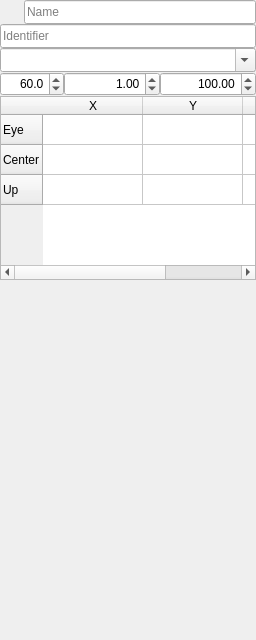
<?xml version="1.0" encoding="UTF-8"?>
<ui version="4.0">
 <class>nCameraEditor</class>
 <widget class="QWidget" name="nCameraEditor">
  <property name="enabled">
   <bool>true</bool>
  </property>
  <property name="geometry">
   <rect>
    <x>0</x>
    <y>0</y>
    <width>256</width>
    <height>640</height>
   </rect>
  </property>
  <property name="minimumSize">
   <size>
    <width>256</width>
    <height>512</height>
   </size>
  </property>
  <property name="maximumSize">
   <size>
    <width>256</width>
    <height>16777215</height>
   </size>
  </property>
  <property name="windowTitle">
   <string>Camera editor</string>
  </property>
  <property name="windowIcon">
   <iconset resource="../../../Images/Branon.qrc">
    <normaloff>:/images/videos.png</normaloff>:/images/videos.png</iconset>
  </property>
  <property name="toolTip">
   <string>Camera editor</string>
  </property>
  <property name="statusTip">
   <string>Camera editor</string>
  </property>
  <property name="whatsThis">
   <string>Camera editor</string>
  </property>
  <widget class="QLineEdit" name="Name">
   <property name="geometry">
    <rect>
     <x>24</x>
     <y>0</y>
     <width>232</width>
     <height>24</height>
    </rect>
   </property>
   <property name="placeholderText">
    <string>Name</string>
   </property>
  </widget>
  <widget class="QComboBox" name="Type">
   <property name="geometry">
    <rect>
     <x>0</x>
     <y>48</y>
     <width>256</width>
     <height>24</height>
    </rect>
   </property>
   <property name="toolTip">
    <string>Camera types</string>
   </property>
   <property name="statusTip">
    <string>Camera types</string>
   </property>
   <property name="whatsThis">
    <string>Camera types</string>
   </property>
   <property name="editable">
    <bool>true</bool>
   </property>
   <property name="insertPolicy">
    <enum>QComboBox::NoInsert</enum>
   </property>
  </widget>
  <widget class="QStackedWidget" name="Stacked">
   <property name="geometry">
    <rect>
     <x>0</x>
     <y>72</y>
     <width>256</width>
     <height>208</height>
    </rect>
   </property>
   <widget class="QWidget" name="Perspective">
    <widget class="QDoubleSpinBox" name="Near">
     <property name="geometry">
      <rect>
       <x>64</x>
       <y>0</y>
       <width>96</width>
       <height>24</height>
      </rect>
     </property>
     <property name="toolTip">
      <string>Near</string>
     </property>
     <property name="statusTip">
      <string>Near</string>
     </property>
     <property name="whatsThis">
      <string>Near</string>
     </property>
     <property name="alignment">
      <set>Qt::AlignRight|Qt::AlignTrailing|Qt::AlignVCenter</set>
     </property>
     <property name="minimum">
      <double>-999999999.990000009536743</double>
     </property>
     <property name="maximum">
      <double>999999999.990000009536743</double>
     </property>
     <property name="value">
      <double>1.000000000000000</double>
     </property>
    </widget>
    <widget class="QDoubleSpinBox" name="Far">
     <property name="geometry">
      <rect>
       <x>160</x>
       <y>0</y>
       <width>96</width>
       <height>24</height>
      </rect>
     </property>
     <property name="toolTip">
      <string>Far</string>
     </property>
     <property name="statusTip">
      <string>Far</string>
     </property>
     <property name="whatsThis">
      <string>Far</string>
     </property>
     <property name="alignment">
      <set>Qt::AlignRight|Qt::AlignTrailing|Qt::AlignVCenter</set>
     </property>
     <property name="minimum">
      <double>1.000000000000000</double>
     </property>
     <property name="maximum">
      <double>999999999.990000009536743</double>
     </property>
     <property name="value">
      <double>100.000000000000000</double>
     </property>
    </widget>
    <widget class="QTableWidget" name="Vectors">
     <property name="geometry">
      <rect>
       <x>0</x>
       <y>24</y>
       <width>256</width>
       <height>184</height>
      </rect>
     </property>
     <property name="rowCount">
      <number>3</number>
     </property>
     <property name="columnCount">
      <number>3</number>
     </property>
     <row>
      <property name="text">
       <string>Eye</string>
      </property>
     </row>
     <row>
      <property name="text">
       <string>Center</string>
      </property>
     </row>
     <row>
      <property name="text">
       <string>Up</string>
      </property>
     </row>
     <column>
      <property name="text">
       <string>X</string>
      </property>
     </column>
     <column>
      <property name="text">
       <string>Y</string>
      </property>
     </column>
     <column>
      <property name="text">
       <string>Z</string>
      </property>
     </column>
    </widget>
    <widget class="QDoubleSpinBox" name="FOV">
     <property name="geometry">
      <rect>
       <x>0</x>
       <y>0</y>
       <width>64</width>
       <height>24</height>
      </rect>
     </property>
     <property name="toolTip">
      <string>FOV</string>
     </property>
     <property name="statusTip">
      <string>FOV</string>
     </property>
     <property name="whatsThis">
      <string>FOV</string>
     </property>
     <property name="alignment">
      <set>Qt::AlignRight|Qt::AlignTrailing|Qt::AlignVCenter</set>
     </property>
     <property name="decimals">
      <number>1</number>
     </property>
     <property name="minimum">
      <double>1.000000000000000</double>
     </property>
     <property name="maximum">
      <double>180.000000000000000</double>
     </property>
     <property name="value">
      <double>60.000000000000000</double>
     </property>
    </widget>
   </widget>
   <widget class="QWidget" name="Orthographic"/>
   <widget class="QWidget" name="Frustum"/>
   <widget class="QWidget" name="Matrix"/>
  </widget>
  <widget class="QToolButton" name="Save">
   <property name="enabled">
    <bool>false</bool>
   </property>
   <property name="geometry">
    <rect>
     <x>0</x>
     <y>0</y>
     <width>24</width>
     <height>24</height>
    </rect>
   </property>
   <property name="text">
    <string/>
   </property>
   <property name="icon">
    <iconset resource="../../../Images/Branon.qrc">
     <normaloff>:/images/save.png</normaloff>:/images/save.png</iconset>
   </property>
   <property name="iconSize">
    <size>
     <width>24</width>
     <height>24</height>
    </size>
   </property>
   <property name="autoRaise">
    <bool>true</bool>
   </property>
  </widget>
  <widget class="QLineEdit" name="Identifier">
   <property name="geometry">
    <rect>
     <x>0</x>
     <y>24</y>
     <width>256</width>
     <height>24</height>
    </rect>
   </property>
   <property name="toolTip">
    <string>Identifier</string>
   </property>
   <property name="statusTip">
    <string>Identifier</string>
   </property>
   <property name="whatsThis">
    <string>Identifier</string>
   </property>
   <property name="placeholderText">
    <string>Identifier</string>
   </property>
  </widget>
 </widget>
 <resources>
  <include location="../../../Images/Branon.qrc"/>
 </resources>
 <connections>
  <connection>
   <sender>Vectors</sender>
   <signal>cellChanged(int,int)</signal>
   <receiver>nCameraEditor</receiver>
   <slot>cameraCell(int,int)</slot>
   <hints>
    <hint type="sourcelabel">
     <x>127</x>
     <y>163</y>
    </hint>
    <hint type="destinationlabel">
     <x>127</x>
     <y>383</y>
    </hint>
   </hints>
  </connection>
  <connection>
   <sender>Near</sender>
   <signal>valueChanged(double)</signal>
   <receiver>nCameraEditor</receiver>
   <slot>cameraState(double)</slot>
   <hints>
    <hint type="sourcelabel">
     <x>111</x>
     <y>59</y>
    </hint>
    <hint type="destinationlabel">
     <x>127</x>
     <y>383</y>
    </hint>
   </hints>
  </connection>
  <connection>
   <sender>Far</sender>
   <signal>valueChanged(double)</signal>
   <receiver>nCameraEditor</receiver>
   <slot>cameraState(double)</slot>
   <hints>
    <hint type="sourcelabel">
     <x>207</x>
     <y>59</y>
    </hint>
    <hint type="destinationlabel">
     <x>127</x>
     <y>383</y>
    </hint>
   </hints>
  </connection>
  <connection>
   <sender>FOV</sender>
   <signal>valueChanged(double)</signal>
   <receiver>nCameraEditor</receiver>
   <slot>cameraState(double)</slot>
   <hints>
    <hint type="sourcelabel">
     <x>31</x>
     <y>59</y>
    </hint>
    <hint type="destinationlabel">
     <x>127</x>
     <y>383</y>
    </hint>
   </hints>
  </connection>
  <connection>
   <sender>Identifier</sender>
   <signal>textChanged(QString)</signal>
   <receiver>nCameraEditor</receiver>
   <slot>nameChanged(QString)</slot>
   <hints>
    <hint type="sourcelabel">
     <x>127</x>
     <y>35</y>
    </hint>
    <hint type="destinationlabel">
     <x>127</x>
     <y>383</y>
    </hint>
   </hints>
  </connection>
  <connection>
   <sender>Name</sender>
   <signal>textChanged(QString)</signal>
   <receiver>nCameraEditor</receiver>
   <slot>nameChanged(QString)</slot>
   <hints>
    <hint type="sourcelabel">
     <x>139</x>
     <y>11</y>
    </hint>
    <hint type="destinationlabel">
     <x>127</x>
     <y>383</y>
    </hint>
   </hints>
  </connection>
  <connection>
   <sender>Save</sender>
   <signal>clicked()</signal>
   <receiver>nCameraEditor</receiver>
   <slot>Save()</slot>
   <hints>
    <hint type="sourcelabel">
     <x>11</x>
     <y>11</y>
    </hint>
    <hint type="destinationlabel">
     <x>127</x>
     <y>383</y>
    </hint>
   </hints>
  </connection>
 </connections>
</ui>
